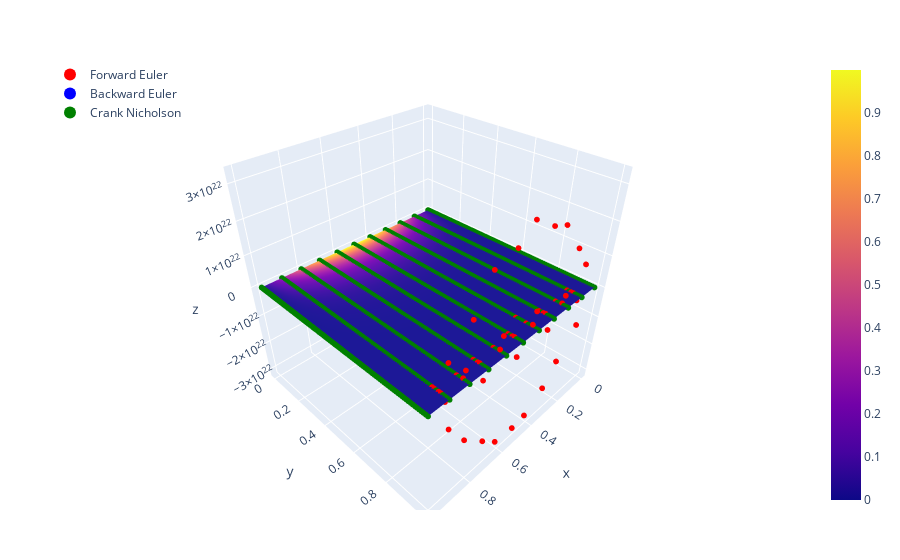

The notebook cell saved with this chart:
### Markdown cell above
## 3d Comparison Plot

### Code cell
kappa,L,T,mx,mt = 0.9, 1, 1, 10,100

x = range(0, stop=L, length=mx+1)
t = range(0.0001, stop=T, length=mt)

u_est = ones(mt)' .* x
v_est = t' .* ones(mx+1)

fe_z = Matrix{Float64}(undef, mx+1, mt)
be_z = Matrix{Float64}(undef, mx+1, mt)
cn_z = Matrix{Float64}(undef, mx+1, mt)

for i in range(1, mt)
fex, fe_uj = finite_difference(u_I, kappa, L, t[i], mx, mt, method="fe")
fe_z[:,i] = fe_uj
bex, be_uj = finite_difference(u_I, kappa, L, t[i], mx, mt, method="be")
be_z[:,i] = be_uj
cnx, cn_uj = finite_difference(u_I, kappa, L, t[i], mx, mt, method="cn")
cn_z[:,i] = cn_uj
end

# Estimate Surfaces
fe_estimate = scatter(x=vec(u_est), y=vec(v_est), z=vec(fe_z),name="Forward Euler",
        mode="markers",type="scatter3d",marker=attr(color="red",size=2))
be_estimate = scatter(x=vec(u_est), y=vec(v_est), z=vec(be_z),name="Backward Euler",
        mode="markers",type="scatter3d",marker=attr(color="blue",size=2))
cn_estimate = scatter(x=vec(u_est), y=vec(v_est), z=vec(cn_z),name="Crank Nicholson",
        mode="markers",type="scatter3d",marker=attr(color="green",size=2))


# Exact surface
x = range(0, stop=L, length=100)
t = range(0, stop=T, length=100)

u = ones(100)' .* x
v = t' .* ones(100)
z = u_exact(u, v, L=L, κ=kappa)

exact = surface(
x=u, 
y=v, 
z=z,
name="Exact Solution",
opacity=1
)

# Plot
layout = Layout(
        showlegend=true,
        legend=attr(x=0, y=1),
        legend_itemsizing="constant",
        xaxis_title = "x",
        yaxis_title = "t",
        zaxis_title = "z"
)
plot([exact,fe_estimate,be_estimate,cn_estimate], layout)

### Figure 1 — Plotly figure (JSON) as saved in the notebook; plotly's stock layout.template omitted (floating-point values rounded to 4 significant figures; data arrays with more than 128 entries replaced by an {"elided": "..."} marker saying what was removed)
{"data": [{"name": "Exact Solution", "opacity": 1, "type": "surface", "x": {"elided": "100x100 float values"}, "y": {"elided": "100x100 float values"}, "z": {"elided": "100x100 float values"}}, {"marker": {"color": "red", "size": 2}, "mode": "markers", "name": "Forward Euler", "type": "scatter3d", "x": {"elided": "1100 float values"}, "y": {"elided": "1100 float values"}, "z": {"elided": "1100 float values"}}, {"marker": {"color": "blue", "size": 2}, "mode": "markers", "name": "Backward Euler", "type": "scatter3d", "x": {"elided": "1100 float values"}, "y": {"elided": "1100 float values"}, "z": {"elided": "1100 float values"}}, {"marker": {"color": "green", "size": 2}, "mode": "markers", "name": "Crank Nicholson", "type": "scatter3d", "x": {"elided": "1100 float values"}, "y": {"elided": "1100 float values"}, "z": {"elided": "1100 float values"}}], "layout": {"legend": {"itemsizing": "constant", "x": 0, "y": 1}, "margin": {"b": 50, "l": 50, "r": 50, "t": 60}, "showlegend": true, "xaxis": {"title": {"text": "x"}}, "yaxis": {"title": {"text": "t"}}, "zaxis": {"title": {"text": "z"}}}}
